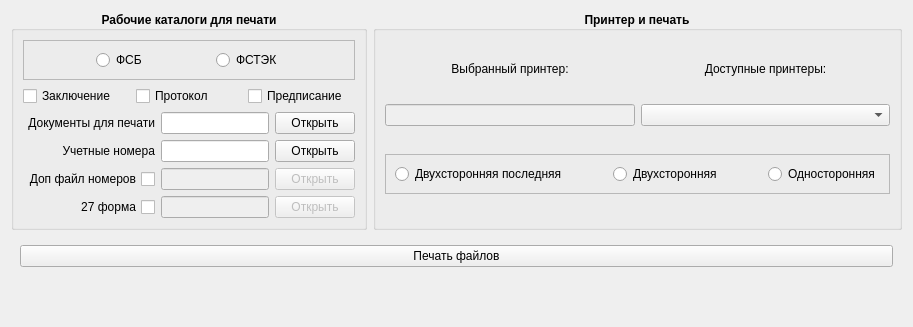
      <widget class="QWidget" name="print41101">
       <attribute name="title">
        <string>Печать 41101</string>
       </attribute>
       <layout class="QGridLayout" name="gridLayout_39">
        <item row="0" column="0">
         <widget class="QGroupBox" name="groupBox_41101_catalog_print">
          <property name="font">
           <font>
            <pointsize>9</pointsize>
            <weight>75</weight>
            <bold>true</bold>
           </font>
          </property>
          <property name="title">
           <string>Рабочие каталоги для печати</string>
          </property>
          <property name="alignment">
           <set>Qt::AlignCenter</set>
          </property>
          <layout class="QGridLayout" name="gridLayout_36">
           <item row="4" column="1">
            <widget class="QLineEdit" name="lineEdit_41101_file_account_numbers_path">
             <property name="font">
              <font>
               <pointsize>9</pointsize>
               <weight>50</weight>
               <bold>false</bold>
              </font>
             </property>
            </widget>
           </item>
           <item row="0" column="0" colspan="3">
            <widget class="QFrame" name="frame_15">
             <property name="sizePolicy">
              <sizepolicy hsizetype="Preferred" vsizetype="Fixed">
               <horstretch>0</horstretch>
               <verstretch>0</verstretch>
              </sizepolicy>
             </property>
             <property name="font">
              <font>
               <pointsize>9</pointsize>
               <weight>75</weight>
               <bold>true</bold>
              </font>
             </property>
             <property name="frameShape">
              <enum>QFrame::StyledPanel</enum>
             </property>
             <property name="frameShadow">
              <enum>QFrame::Raised</enum>
             </property>
             <layout class="QGridLayout" name="gridLayout_37">
              <item row="0" column="3">
               <widget class="QRadioButton" name="radioButton_41101_group7_FSTEK_print">
                <property name="font">
                 <font>
                  <pointsize>9</pointsize>
                  <weight>50</weight>
                  <bold>false</bold>
                 </font>
                </property>
                <property name="text">
                 <string>ФСТЭК</string>
                </property>
               </widget>
              </item>
              <item row="0" column="4">
               <spacer name="horizontalSpacer_25">
                <property name="font">
                 <font>
                  <pointsize>9</pointsize>
                  <weight>75</weight>
                  <bold>true</bold>
                 </font>
                </property>
                <property name="orientation">
                 <enum>Qt::Horizontal</enum>
                </property>
                <property name="sizeHint" stdset="0">
                 <size>
                  <width>40</width>
                  <height>20</height>
                 </size>
                </property>
               </spacer>
              </item>
              <item row="0" column="0">
               <spacer name="horizontalSpacer_26">
                <property name="font">
                 <font>
                  <pointsize>9</pointsize>
                  <weight>75</weight>
                  <bold>true</bold>
                 </font>
                </property>
                <property name="orientation">
                 <enum>Qt::Horizontal</enum>
                </property>
                <property name="sizeHint" stdset="0">
                 <size>
                  <width>40</width>
                  <height>20</height>
                 </size>
                </property>
               </spacer>
              </item>
              <item row="0" column="1">
               <widget class="QRadioButton" name="radioButton_41101_group7_FSB_print">
                <property name="font">
                 <font>
                  <pointsize>9</pointsize>
                  <weight>50</weight>
                  <bold>false</bold>
                 </font>
                </property>
                <property name="text">
                 <string>ФСБ</string>
                </property>
               </widget>
              </item>
              <item row="0" column="2">
               <spacer name="horizontalSpacer_27">
                <property name="font">
                 <font>
                  <pointsize>9</pointsize>
                  <weight>75</weight>
                  <bold>true</bold>
                 </font>
                </property>
                <property name="orientation">
                 <enum>Qt::Horizontal</enum>
                </property>
                <property name="sizeHint" stdset="0">
                 <size>
                  <width>40</width>
                  <height>20</height>
                 </size>
                </property>
               </spacer>
              </item>
             </layout>
            </widget>
           </item>
           <item row="1" column="0" colspan="3">
            <layout class="QHBoxLayout" name="horizontalLayout_5">
             <item>
              <widget class="QCheckBox" name="checkBox_41101_conclusion_print">
               <property name="font">
                <font>
                 <pointsize>9</pointsize>
                 <weight>50</weight>
                 <bold>false</bold>
                </font>
               </property>
               <property name="text">
                <string>Заключение</string>
               </property>
              </widget>
             </item>
             <item>
              <widget class="QCheckBox" name="checkBox_41101_protocol_print">
               <property name="font">
                <font>
                 <pointsize>9</pointsize>
                 <weight>50</weight>
                 <bold>false</bold>
                </font>
               </property>
               <property name="text">
                <string>Протокол</string>
               </property>
              </widget>
             </item>
             <item>
              <widget class="QCheckBox" name="checkBox_41101_prescription_print">
               <property name="font">
                <font>
                 <pointsize>9</pointsize>
                 <weight>50</weight>
                 <bold>false</bold>
                </font>
               </property>
               <property name="text">
                <string>Предписание</string>
               </property>
              </widget>
             </item>
            </layout>
           </item>
           <item row="2" column="2">
            <widget class="QPushButton" name="pushButton_41101_start_path_print_dir">
             <property name="sizePolicy">
              <sizepolicy hsizetype="Preferred" vsizetype="Fixed">
               <horstretch>0</horstretch>
               <verstretch>0</verstretch>
              </sizepolicy>
             </property>
             <property name="font">
              <font>
               <pointsize>9</pointsize>
               <weight>50</weight>
               <bold>false</bold>
              </font>
             </property>
             <property name="text">
              <string>Открыть</string>
             </property>
            </widget>
           </item>
           <item row="4" column="2">
            <widget class="QPushButton" name="pushButton_41101_file_account_numbers">
             <property name="sizePolicy">
              <sizepolicy hsizetype="Preferred" vsizetype="Fixed">
               <horstretch>0</horstretch>
               <verstretch>0</verstretch>
              </sizepolicy>
             </property>
             <property name="font">
              <font>
               <pointsize>9</pointsize>
               <weight>50</weight>
               <bold>false</bold>
              </font>
             </property>
             <property name="text">
              <string>Открыть</string>
             </property>
            </widget>
           </item>
           <item row="5" column="1">
            <widget class="QLineEdit" name="lineEdit_41101_add_account_numbers_path_file">
             <property name="enabled">
              <bool>false</bool>
             </property>
             <property name="font">
              <font>
               <pointsize>9</pointsize>
               <weight>50</weight>
               <bold>false</bold>
              </font>
             </property>
            </widget>
           </item>
           <item row="2" column="1">
            <widget class="QLineEdit" name="lineEdit_41101_start_path_print_dir">
             <property name="font">
              <font>
               <pointsize>9</pointsize>
               <weight>50</weight>
               <bold>false</bold>
              </font>
             </property>
            </widget>
           </item>
           <item row="4" column="0">
            <widget class="QLabel" name="label_41101_file_account_number">
             <property name="sizePolicy">
              <sizepolicy hsizetype="Preferred" vsizetype="Fixed">
               <horstretch>0</horstretch>
               <verstretch>0</verstretch>
              </sizepolicy>
             </property>
             <property name="font">
              <font>
               <pointsize>9</pointsize>
               <weight>50</weight>
               <bold>false</bold>
              </font>
             </property>
             <property name="text">
              <string>Учетные номера</string>
             </property>
             <property name="alignment">
              <set>Qt::AlignRight|Qt::AlignTrailing|Qt::AlignVCenter</set>
             </property>
            </widget>
           </item>
           <item row="2" column="0">
            <widget class="QLabel" name="label_41101_start_path_print">
             <property name="sizePolicy">
              <sizepolicy hsizetype="Preferred" vsizetype="Fixed">
               <horstretch>0</horstretch>
               <verstretch>0</verstretch>
              </sizepolicy>
             </property>
             <property name="font">
              <font>
               <pointsize>9</pointsize>
               <weight>50</weight>
               <bold>false</bold>
              </font>
             </property>
             <property name="text">
              <string>Документы для печати</string>
             </property>
             <property name="alignment">
              <set>Qt::AlignRight|Qt::AlignTrailing|Qt::AlignVCenter</set>
             </property>
            </widget>
           </item>
           <item row="5" column="0">
            <widget class="QCheckBox" name="checkBox_41101_add_account_numbers">
             <property name="font">
              <font>
               <pointsize>9</pointsize>
               <weight>50</weight>
               <bold>false</bold>
              </font>
             </property>
             <property name="layoutDirection">
              <enum>Qt::RightToLeft</enum>
             </property>
             <property name="text">
              <string>Доп файл номеров</string>
             </property>
            </widget>
           </item>
           <item row="5" column="2">
            <widget class="QPushButton" name="pushButton_41101_add_account_numbers">
             <property name="enabled">
              <bool>false</bool>
             </property>
             <property name="sizePolicy">
              <sizepolicy hsizetype="Preferred" vsizetype="Fixed">
               <horstretch>0</horstretch>
               <verstretch>0</verstretch>
              </sizepolicy>
             </property>
             <property name="font">
              <font>
               <pointsize>9</pointsize>
               <weight>50</weight>
               <bold>false</bold>
              </font>
             </property>
             <property name="text">
              <string>Открыть</string>
             </property>
            </widget>
           </item>
           <item row="6" column="0">
            <widget class="QCheckBox" name="checkBox_41101_file_form27">
             <property name="sizePolicy">
              <sizepolicy hsizetype="Preferred" vsizetype="Fixed">
               <horstretch>0</horstretch>
               <verstretch>0</verstretch>
              </sizepolicy>
             </property>
             <property name="font">
              <font>
               <pointsize>9</pointsize>
               <weight>50</weight>
               <bold>false</bold>
              </font>
             </property>
             <property name="layoutDirection">
              <enum>Qt::RightToLeft</enum>
             </property>
             <property name="text">
              <string>27 форма</string>
             </property>
             <property name="checked">
              <bool>false</bool>
             </property>
             <property name="tristate">
              <bool>false</bool>
             </property>
            </widget>
           </item>
           <item row="6" column="1">
            <widget class="QLineEdit" name="lineEdit_41101_path_file_form27_print">
             <property name="enabled">
              <bool>false</bool>
             </property>
             <property name="font">
              <font>
               <pointsize>9</pointsize>
               <weight>50</weight>
               <bold>false</bold>
              </font>
             </property>
            </widget>
           </item>
           <item row="6" column="2">
            <widget class="QPushButton" name="pushButton_41101_file_form27_print">
             <property name="enabled">
              <bool>false</bool>
             </property>
             <property name="font">
              <font>
               <pointsize>9</pointsize>
               <weight>50</weight>
               <bold>false</bold>
              </font>
             </property>
             <property name="text">
              <string>Открыть</string>
             </property>
            </widget>
           </item>
          </layout>
         </widget>
        </item>
        <item row="1" column="0" colspan="2">
         <widget class="QFrame" name="frame_9">
          <property name="sizePolicy">
           <sizepolicy hsizetype="Preferred" vsizetype="Fixed">
            <horstretch>0</horstretch>
            <verstretch>0</verstretch>
           </sizepolicy>
          </property>
          <property name="font">
           <font>
            <pointsize>9</pointsize>
           </font>
          </property>
          <property name="frameShape">
           <enum>QFrame::NoFrame</enum>
          </property>
          <property name="frameShadow">
           <enum>QFrame::Raised</enum>
          </property>
          <layout class="QGridLayout" name="gridLayout_38">
           <item row="0" column="0">
            <widget class="QPushButton" name="pushButton_41101_print">
             <property name="font">
              <font>
               <pointsize>9</pointsize>
              </font>
             </property>
             <property name="layoutDirection">
              <enum>Qt::LeftToRight</enum>
             </property>
             <property name="autoFillBackground">
              <bool>false</bool>
             </property>
             <property name="text">
              <string>Печать файлов</string>
             </property>
            </widget>
           </item>
          </layout>
         </widget>
        </item>
        <item row="0" column="1">
         <widget class="QGroupBox" name="groupBox_41101_printer">
          <property name="font">
           <font>
            <pointsize>9</pointsize>
            <weight>75</weight>
            <bold>true</bold>
           </font>
          </property>
          <property name="title">
           <string>Принтер и печать</string>
          </property>
          <property name="alignment">
           <set>Qt::AlignCenter</set>
          </property>
          <layout class="QGridLayout" name="gridLayout_34">
           <item row="1" column="0">
            <widget class="QLineEdit" name="lineEdit_41101_printer">
             <property name="enabled">
              <bool>false</bool>
             </property>
             <property name="sizePolicy">
              <sizepolicy hsizetype="Expanding" vsizetype="Fixed">
               <horstretch>0</horstretch>
               <verstretch>0</verstretch>
              </sizepolicy>
             </property>
             <property name="font">
              <font>
               <pointsize>9</pointsize>
               <weight>50</weight>
               <bold>false</bold>
              </font>
             </property>
            </widget>
           </item>
           <item row="2" column="0" colspan="2">
            <widget class="QFrame" name="frame_5">
             <property name="sizePolicy">
              <sizepolicy hsizetype="Preferred" vsizetype="Fixed">
               <horstretch>0</horstretch>
               <verstretch>0</verstretch>
              </sizepolicy>
             </property>
             <property name="font">
              <font>
               <pointsize>9</pointsize>
               <weight>75</weight>
               <bold>true</bold>
              </font>
             </property>
             <property name="frameShape">
              <enum>QFrame::StyledPanel</enum>
             </property>
             <property name="frameShadow">
              <enum>QFrame::Raised</enum>
             </property>
             <layout class="QGridLayout" name="gridLayout_35">
              <item row="0" column="0">
               <widget class="QRadioButton" name="radioButton_41101_group8_last_duplex">
                <property name="font">
                 <font>
                  <pointsize>9</pointsize>
                  <weight>50</weight>
                  <bold>false</bold>
                 </font>
                </property>
                <property name="text">
                 <string>Двухсторонняя последняя</string>
                </property>
               </widget>
              </item>
              <item row="0" column="4">
               <widget class="QRadioButton" name="radioButton_41101_group8_one_side">
                <property name="font">
                 <font>
                  <pointsize>9</pointsize>
                  <weight>50</weight>
                  <bold>false</bold>
                 </font>
                </property>
                <property name="text">
                 <string>Односторонняя</string>
                </property>
               </widget>
              </item>
              <item row="0" column="1">
               <spacer name="horizontalSpacer_23">
                <property name="font">
                 <font>
                  <pointsize>9</pointsize>
                  <weight>75</weight>
                  <bold>true</bold>
                 </font>
                </property>
                <property name="orientation">
                 <enum>Qt::Horizontal</enum>
                </property>
                <property name="sizeHint" stdset="0">
                 <size>
                  <width>40</width>
                  <height>20</height>
                 </size>
                </property>
               </spacer>
              </item>
              <item row="0" column="2">
               <widget class="QRadioButton" name="radioButton_41101_group8_duplex">
                <property name="font">
                 <font>
                  <pointsize>9</pointsize>
                  <weight>50</weight>
                  <bold>false</bold>
                 </font>
                </property>
                <property name="text">
                 <string>Двухсторонняя</string>
                </property>
               </widget>
              </item>
              <item row="0" column="3">
               <spacer name="horizontalSpacer_24">
                <property name="font">
                 <font>
                  <pointsize>9</pointsize>
                  <weight>75</weight>
                  <bold>true</bold>
                 </font>
                </property>
                <property name="orientation">
                 <enum>Qt::Horizontal</enum>
                </property>
                <property name="sizeHint" stdset="0">
                 <size>
                  <width>40</width>
                  <height>20</height>
                 </size>
                </property>
               </spacer>
              </item>
             </layout>
            </widget>
           </item>
           <item row="0" column="1">
            <widget class="QLabel" name="label_41101_available_printer">
             <property name="sizePolicy">
              <sizepolicy hsizetype="Preferred" vsizetype="Fixed">
               <horstretch>0</horstretch>
               <verstretch>0</verstretch>
              </sizepolicy>
             </property>
             <property name="font">
              <font>
               <pointsize>9</pointsize>
               <weight>50</weight>
               <bold>false</bold>
              </font>
             </property>
             <property name="text">
              <string>Доступные принтеры:</string>
             </property>
             <property name="alignment">
              <set>Qt::AlignCenter</set>
             </property>
            </widget>
           </item>
           <item row="1" column="1">
            <widget class="QComboBox" name="comboBox_41101_printer">
             <property name="sizePolicy">
              <sizepolicy hsizetype="Expanding" vsizetype="Fixed">
               <horstretch>0</horstretch>
               <verstretch>0</verstretch>
              </sizepolicy>
             </property>
             <property name="font">
              <font>
               <pointsize>9</pointsize>
               <weight>50</weight>
               <bold>false</bold>
              </font>
             </property>
            </widget>
           </item>
           <item row="0" column="0">
            <widget class="QLabel" name="label_41101_selected_printer">
             <property name="sizePolicy">
              <sizepolicy hsizetype="Preferred" vsizetype="Fixed">
               <horstretch>0</horstretch>
               <verstretch>0</verstretch>
              </sizepolicy>
             </property>
             <property name="font">
              <font>
               <pointsize>9</pointsize>
               <weight>50</weight>
               <bold>false</bold>
              </font>
             </property>
             <property name="text">
              <string>Выбранный принтер:</string>
             </property>
             <property name="alignment">
              <set>Qt::AlignCenter</set>
             </property>
            </widget>
           </item>
          </layout>
         </widget>
        </item>
        <item row="2" column="0">
         <spacer name="verticalSpacer_4">
          <property name="orientation">
           <enum>Qt::Vertical</enum>
          </property>
          <property name="sizeHint" stdset="0">
           <size>
            <width>20</width>
            <height>40</height>
           </size>
          </property>
         </spacer>
        </item>
        <item row="2" column="1">
         <spacer name="verticalSpacer_6">
          <property name="orientation">
           <enum>Qt::Vertical</enum>
          </property>
          <property name="sizeHint" stdset="0">
           <size>
            <width>20</width>
            <height>40</height>
           </size>
          </property>
         </spacer>
        </item>
       </layout>
      </widget>
